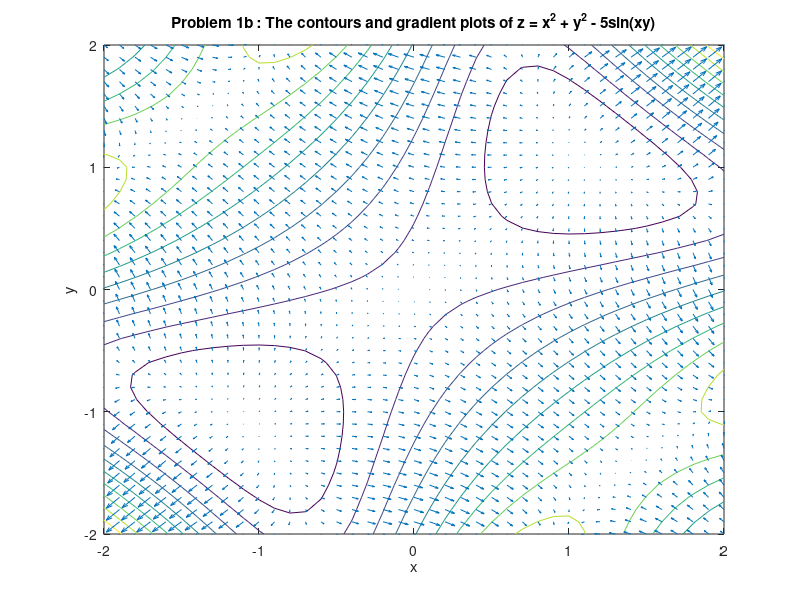

The MATLAB source for this figure:
x = -2 : .1 : 2;
y = -2 : .1 : 2;
[X, Y] = meshgrid(x,y);
Z = X.^2 + Y.^2 - 5*sin(X.*Y);
[dZ_dx, dZ_dy] = gradient(Z, 0.2, 0.2);
figure;  axis equal;
contour(X, Y, Z, 10);
hold on;
quiver(X, Y, dZ_dx, dZ_dy);
hold off;
xlabel('x'); ylabel('y');
title('Problem 1b : The contours and gradient plots of z = x^2 + y^2 - 5sin(xy)');
